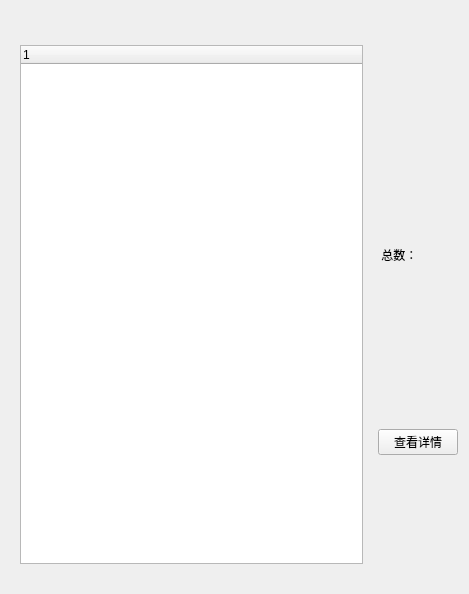
<?xml version="1.0" encoding="UTF-8"?>
<ui version="4.0">
 <class>userWidget</class>
 <widget class="QWidget" name="userWidget">
  <property name="geometry">
   <rect>
    <x>0</x>
    <y>0</y>
    <width>469</width>
    <height>594</height>
   </rect>
  </property>
  <property name="minimumSize">
   <size>
    <width>400</width>
    <height>500</height>
   </size>
  </property>
  <property name="windowTitle">
   <string>Form</string>
  </property>
  <property name="styleSheet">
   <string notr="true"/>
  </property>
  <layout class="QVBoxLayout" name="verticalLayout_3">
   <item>
    <spacer name="verticalSpacer_6">
     <property name="orientation">
      <enum>Qt::Vertical</enum>
     </property>
     <property name="sizeType">
      <enum>QSizePolicy::Fixed</enum>
     </property>
     <property name="sizeHint" stdset="0">
      <size>
       <width>20</width>
       <height>25</height>
      </size>
     </property>
    </spacer>
   </item>
   <item>
    <layout class="QHBoxLayout" name="horizontalLayout">
     <item>
      <widget class="CardWidget" name="CardWidget">
       <layout class="QVBoxLayout" name="verticalLayout">
        <item>
         <widget class="TreeWidget" name="resturantWidget">
          <property name="allColumnsShowFocus">
           <bool>true</bool>
          </property>
          <property name="wordWrap">
           <bool>false</bool>
          </property>
          <property name="headerHidden">
           <bool>false</bool>
          </property>
          <property name="expandsOnDoubleClick">
           <bool>true</bool>
          </property>
          <property name="columnCount">
           <number>1</number>
          </property>
          <column>
           <property name="text">
            <string notr="true">1</string>
           </property>
          </column>
         </widget>
        </item>
       </layout>
      </widget>
     </item>
     <item>
      <layout class="QVBoxLayout" name="verticalLayout_2">
       <item>
        <spacer name="verticalSpacer_3">
         <property name="orientation">
          <enum>Qt::Vertical</enum>
         </property>
         <property name="sizeType">
          <enum>QSizePolicy::Expanding</enum>
         </property>
         <property name="sizeHint" stdset="0">
          <size>
           <width>20</width>
           <height>220</height>
          </size>
         </property>
        </spacer>
       </item>
       <item>
        <widget class="BodyLabel" name="BodyLabel">
         <property name="text">
          <string> 总数：</string>
         </property>
        </widget>
       </item>
       <item>
        <spacer name="verticalSpacer_5">
         <property name="orientation">
          <enum>Qt::Vertical</enum>
         </property>
         <property name="sizeHint" stdset="0">
          <size>
           <width>20</width>
           <height>170</height>
          </size>
         </property>
        </spacer>
       </item>
       <item>
        <widget class="PrimaryPushButton" name="PrimaryPushButton">
         <property name="text">
          <string>查看详情</string>
         </property>
        </widget>
       </item>
       <item>
        <spacer name="verticalSpacer_4">
         <property name="orientation">
          <enum>Qt::Vertical</enum>
         </property>
         <property name="sizeHint" stdset="0">
          <size>
           <width>20</width>
           <height>128</height>
          </size>
         </property>
        </spacer>
       </item>
      </layout>
     </item>
    </layout>
   </item>
   <item>
    <spacer name="verticalSpacer_7">
     <property name="orientation">
      <enum>Qt::Vertical</enum>
     </property>
     <property name="sizeType">
      <enum>QSizePolicy::Fixed</enum>
     </property>
     <property name="sizeHint" stdset="0">
      <size>
       <width>20</width>
       <height>10</height>
      </size>
     </property>
    </spacer>
   </item>
  </layout>
 </widget>
 <customwidgets>
  <customwidget>
   <class>PushButton</class>
   <extends>QPushButton</extends>
   <header>qfluentwidgets</header>
  </customwidget>
  <customwidget>
   <class>PrimaryPushButton</class>
   <extends>PushButton</extends>
   <header>qfluentwidgets</header>
  </customwidget>
  <customwidget>
   <class>CardWidget</class>
   <extends>QFrame</extends>
   <header>qfluentwidgets</header>
   <container>1</container>
  </customwidget>
  <customwidget>
   <class>BodyLabel</class>
   <extends>QLabel</extends>
   <header>qfluentwidgets</header>
  </customwidget>
  <customwidget>
   <class>TreeWidget</class>
   <extends>QTreeWidget</extends>
   <header>qfluentwidgets</header>
  </customwidget>
 </customwidgets>
 <resources>
  <include location="../picture_set/pic.qrc"/>
  <include location="../picture_set/pic.qrc"/>
 </resources>
 <connections/>
</ui>
